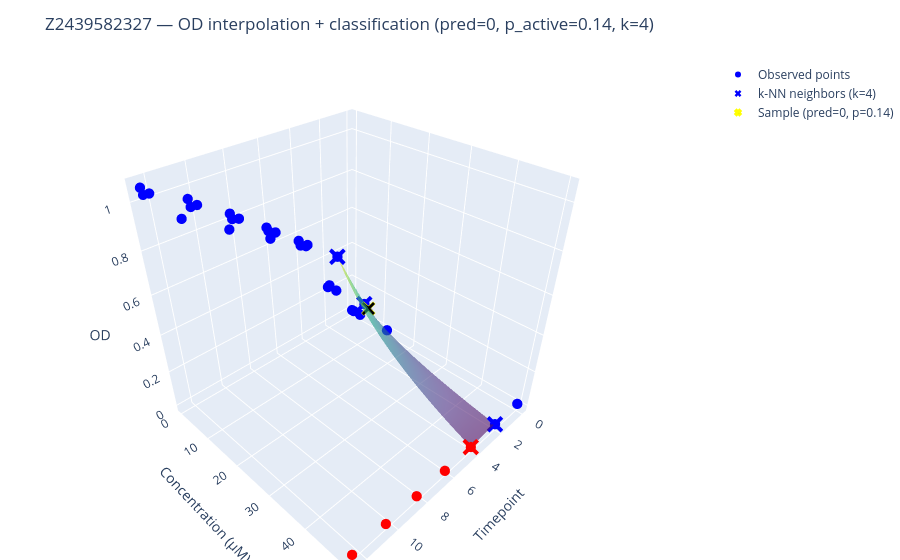

Write notebook code for a chart like this one.
### Code cell
import numpy as np

# Initialize RNG (optional seed for reproducibility)
rng = np.random.default_rng()

# Filter: only compounds that are multi-concentration AND active at 12h, 50 µM
eligible_metas = [
    m for m in metas
    if (not m.single_conc) and (m.is_active_at_12_50 is True)
]

if not eligible_metas:
    raise ValueError("No eligible compounds with multi-concentration and is_active_at_12_50=True found.")

# Randomly select one eligible compound
meta_choice = rng.choice(eligible_metas)
compound_name = meta_choice.compound

print(f"🎲 Randomly selected compound: {compound_name} (multi-conc, active at 12h 50µM)")

# Visualize interpolation
out = sample_cls_interpolation_plot_from_meta(
    metas=metas,
    compound='Z2439582327',
    k=4,
    spline_deg=1,
    eval_grid_size=100,
    rng=rng,  # ensures reproducible t_samp / c_samp
)

out["fig"].show()

### Figure 1 — Plotly figure (JSON) as saved in the notebook; plotly's stock layout.template omitted (floating-point values rounded to 4 significant figures; data arrays with more than 128 entries replaced by an {"elided": "..."} marker saying what was removed)
{"data": [{"colorscale": [[0, "#440154"], [0.1111, "#482878"], [0.2222, "#3e4989"], [0.3333, "#31688e"], [0.4444, "#26828e"], [0.5556, "#1f9e89"], [0.6667, "#35b779"], [0.7778, "#6ece58"], [0.8889, "#b5de2b"], [1, "#fde725"]], "name": "Interpolated OD surface", "opacity": 0.6, "showscale": false, "type": "surface", "x": {"elided": "100x100 float values"}, "y": {"elided": "100x100 float values"}, "z": {"elided": "100x100 float values"}}, {"marker": {"color": [0, 0, 0, 0, 0, 0, 0, 0, 0, 0, 0, 0, 0, 0, 1, 0, 0, 0, 0, 1, 0, 0, 0, 0, 1, 0, 0, 0, 0, 1, 0, 0, 0, 0, 1], "colorscale": [[0, "blue"], [1, "red"]], "size": 6, "symbol": "circle"}, "mode": "markers", "name": "Observed points", "type": "scatter3d", "x": [0.0, 0.0, 0.0, 0.0, 0.0, 2.08, 2.08, 2.08, 2.08, 2.08, 4.16, 4.16, 4.16, 4.16, 4.16, 6.24, 6.24, 6.24, 6.24, 6.24, 8.32, 8.32, 8.32, 8.32, 8.32, 10.4, 10.4, 10.4, 10.4, 10.4, 12.48, 12.48, 12.48, 12.48, 12.48], "y": [0.2, 0.781, 3.13, 12.5, 50.0, 0.2, 0.781, 3.13, 12.5, 50.0, 0.2, 0.781, 3.13, 12.5, 50.0, 0.2, 0.781, 3.13, 12.5, 50.0, 0.2, 0.781, 3.13, 12.5, 50.0, 0.2, 0.781, 3.13, 12.5, 50.0, 0.2, 0.781, 3.13, 12.5, 50.0], "z": [0.0, 0.0, 0.0, 0.0, 0.009154, 0.2335, 0.2496, 0.241, 0.2551, 0.007778, 0.5713, 0.5516, 0.5741, 0.5938, 0.001222, 0.7052, 0.6924, 0.7046, 0.716, 0.0, 0.8332, 0.8134, 0.8326, 0.8183, 0.001311, 0.9558, 0.9268, 0.9517, 0.9228, 0.002663, 1.056, 1.033, 1.054, 1.027, 0.001373]}, {"marker": {"color": [0, 0, 0, 1], "colorscale": [[0, "blue"], [1, "red"]], "size": 6, "symbol": "x"}, "mode": "markers", "name": "k-NN neighbors (k=4)", "type": "scatter3d", "x": [2.08, 2.08, 4.16, 4.16], "y": [12.5, 50.0, 12.5, 50.0], "z": [0.2551, 0.007778, 0.5938, 0.001222]}, {"hovertemplate": "t=%{x:.3g}<br>c=%{y:.3g}<br>OD≈%{z:.3g}<br>p_active=0.143<br>pred=0<extra></extra>", "marker": {"color": "black", "line": {"color": "yellow", "width": 2}, "size": 5, "symbol": "x"}, "mode": "markers", "name": "Sample (pred=0, p=0.14)", "type": "scatter3d", "x": [2.624], "y": [15.83], "z": [0.2862]}], "layout": {"margin": {"b": 0, "l": 0, "r": 0, "t": 60}, "scene": {"aspectmode": "cube", "xaxis": {"title": {"text": "Timepoint"}}, "yaxis": {"title": {"text": "Concentration (µM)"}}, "zaxis": {"title": {"text": "OD"}}}, "title": {"text": "Z2439582327 — OD interpolation + classification (pred=0, p_active=0.14, k=4)"}}}
